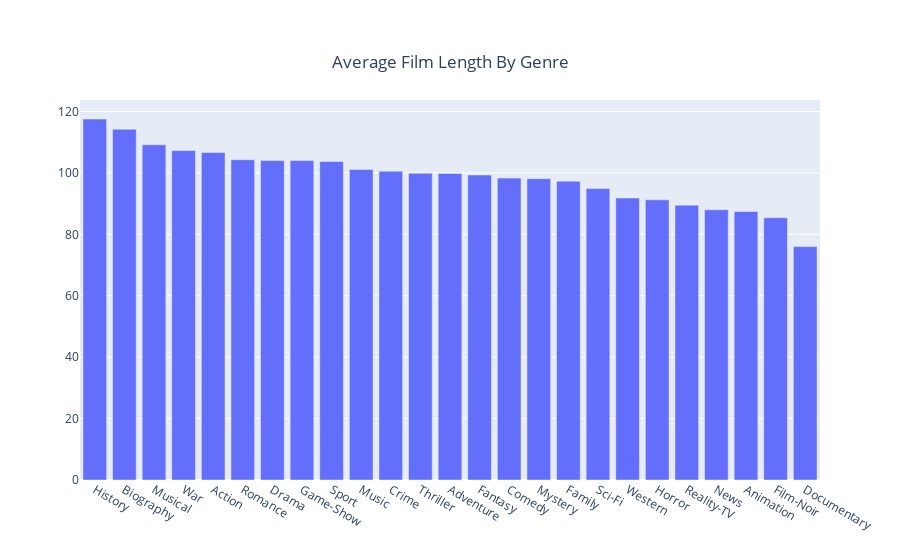

Notebook cell for this chart:
### Code cell
# remove inappropriate genres lol
grouped_genre_df = grouped_genre_df.set_index('genre').drop('Adult').reset_index()
grouped_genre_df = grouped_genre_df.sort_values(by='duration', ascending=False)

plotly_title['text'] = 'Average Film Length By Genre'

fig = go.Figure(data=go.Bar(
    x=grouped_genre_df['genre']
    , y=grouped_genre_df['duration']
))
fig.update_layout(
    title=plotly_title
)

fig.show()

### Figure 1 — Plotly figure (JSON) as saved in the notebook; plotly's stock layout.template omitted (floating-point values rounded to 4 significant figures)
{"data": [{"type": "bar", "x": ["History", "Biography", "Musical", "War", "Action", "Romance", "Drama", "Game-Show", "Sport", "Music", "Crime", "Thriller", "Adventure", "Fantasy", "Comedy", "Mystery", "Family", "Sci-Fi", "Western", "Horror", "Reality-TV", "News", "Animation", "Film-Noir", "Documentary"], "y": [117.5, 114.2, 109.1, 107.3, 106.6, 104.3, 104.1, 104.0, 103.7, 101.1, 100.6, 99.87, 99.78, 99.3, 98.3, 98.11, 97.31, 94.88, 91.83, 91.23, 89.5, 88.0, 87.43, 85.41, 76.0]}], "layout": {"title": {"text": "Average Film Length By Genre", "x": 0.5, "xanchor": "center", "y": 0.9, "yanchor": "top"}}}
